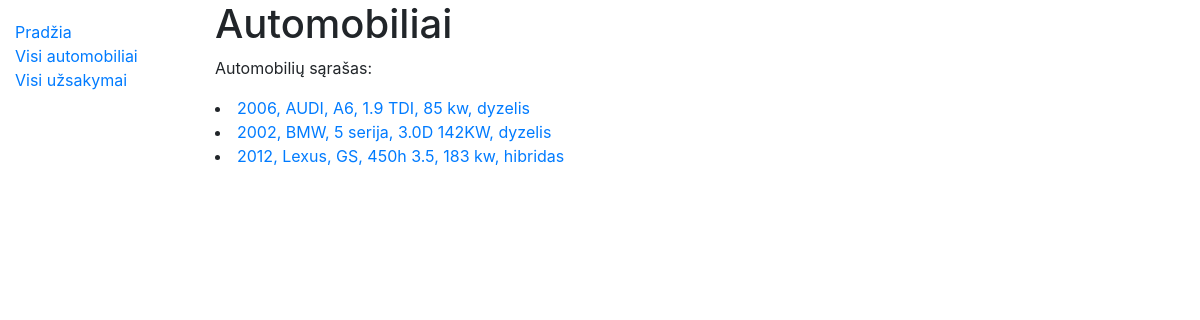
The app's page /Autoservisas/automobiliai/ with its own data.
### Autoservisas/models.py (models this page shows, shortened)
class AutomobilioModelis(models.Model):
    metai = models.CharField('AUTOMOBILIO_METAI', max_length=4, help_text='Įveskite automobilio pagaminimo metus')
    marke = models.CharField('AUTOMOBILIO_MARKĖ', max_length=20, help_text='Įveskite automobilio markę')
    modelis = models.CharField('AUTOMOBILIO_MODELIS', max_length=20, help_text='Įveskite automobilio modelį pvz. A4, M3, F10, G30, GS, LS')
    variklis = models.CharField('VARIKLIS', max_length=50, help_text='Įveskite varikio parametrus: litražą, kilovatus, kuro tipą')
    class Meta:
        verbose_name = 'Automobilio modelis'
        verbose_name_plural = 'Automobilių modeliai'
        ordering = ['marke']

### Autoservisas/views.py (the view)
# urls.py: path('automobiliai/', views.automobiliu_sarasas, name='automobiliu_sarasas'),
def automobiliu_sarasas(request):
    automobiliai =AutomobilioModelis.objects.all()
    return render(request, 'automobiliai.html', {'automobiliai': automobiliai})

### Autoservisas/templates/automobiliai.html
{% extends "base.html" %}
{% block content %}
  <h1>Automobiliai</h1>
  <p>Automobilių sąrašas:</p>
  {% for automobilis in automobiliai %}
    <li><a href="{% url 'automobilis_klientai' automobilis.id %}">{{automobilis.metai}}, {{automobilis.marke}}, {{automobilis.modelis}}, {{automobilis.variklis}}</a></li>
    {% endfor %}
{% endblock %}

### records on screen
AutomobilioModelis: metai "2006", marke "AUDI", modelis "A6", variklis "1.9 TDI, 85 kw, dyzelis"
AutomobilioModelis: metai "2002", marke "BMW", modelis "5 serija", variklis "3.0D 142KW, dyzelis"
AutomobilioModelis: metai "2012", marke "Lexus", modelis "GS", variklis "450h 3.5, 183 kw, hibridas"
